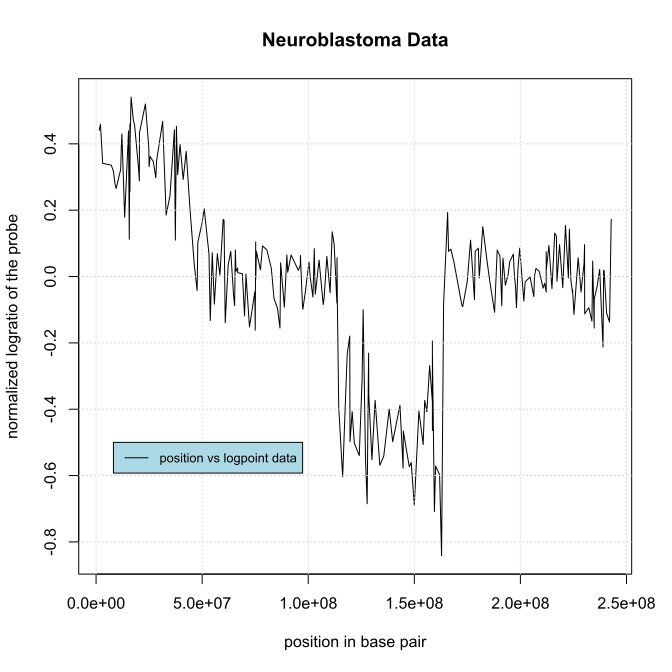

Generate this figure with R:
# download data 'neuroblastoma' and plot profile.id = 4, chromosome = 4, x=position, y=logratio
if(!require(neuroblastoma)) {
    install.packages("neuroblastoma")
}

# import and load neuroblastoma dataset
library('neuroblastoma')
data('neuroblastoma')

# using np as neuro.profiles for profile data
np = neuroblastoma$profiles
xy = np[np$profile.id == 4 & np$chromosome == 2, ]
x = xy$position
y = xy$logratio

svg('Easy/task1a.svg')
plot(x, y, type='l', main="Neuroblastoma Data", xlab='position in base pair', ylab='normalized logratio of the probe')
grid()
legend(x=x[5], y=-0.5,legend="position vs logpoint data", col="black", lty=1, cex=0.8, bg='lightblue')
dev.off()
